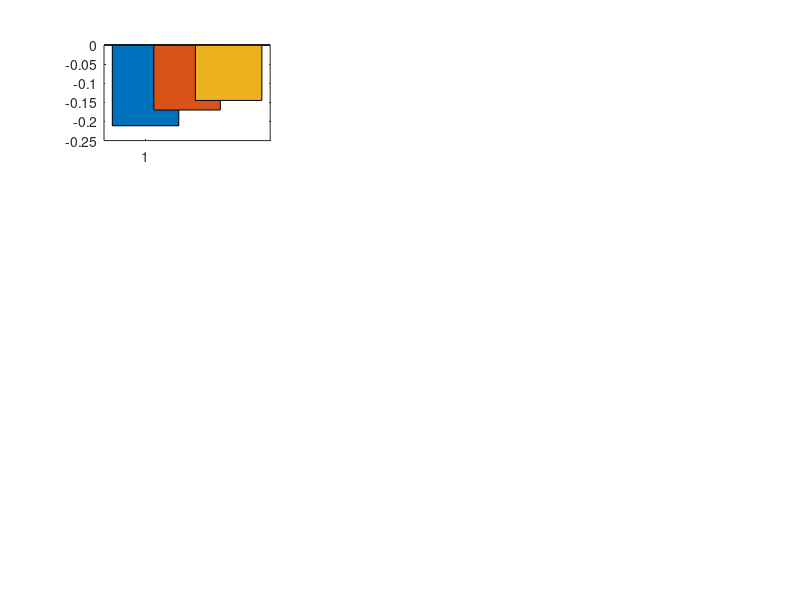

Source code (MATLAB): (Note: this script raises an error after producing the figure.)
clear

load('test_regr_motion_1.mat','cp_s*','csf_ptau_s2','csf_ttau_s2','csf_abeta_s2','suvr_s2','id_test*','cp_208_regr','idx_s*')

figure('color','w','Position', [100 100 1800 1800]),
ax=subplot(431),

 [~,p1,~,tstat1]=ttest2(cp_s2,cp_s1)
 [~,p2,~,tstat2]=ttest2(cp_s3,cp_s1)
 [~,p3,~,tstat3]=ttest2(cp_s3,cp_s2)


SEM_s1 = std(cp_s1)/sqrt(length(cp_s1));
SEM_s2 = std(cp_s2)/sqrt(length(cp_s2));
SEM_s3 = std(cp_s3)/sqrt(length(cp_s3));
 

b1=bar(1,mean(cp_s1));
hold on,
b2=bar(2,mean(cp_s2)),
b3=bar(3,mean(cp_s3)),

b1.FaceColor = [0.6350 0.6350 0.6350];
b2.FaceColor = [0.8500 0.3250 0.0980];
b3.FaceColor = [0 0.4470 0.7410];

b1.EdgeColor = [0 0 0];
b2.EdgeColor = [0 0 0];
b3.EdgeColor = [0 0 0];

b1.LineWidth=1.5;
b2.LineWidth=1.5;
b3.LineWidth=1.5;

e1=errorbar(1,mean(cp_s1),SEM_s1),
e2=errorbar(2,mean(cp_s2),SEM_s2),
e3=errorbar(3,mean(cp_s3),SEM_s3),

e1.Color=[0 0 0];
e2.Color=[0 0 0];
e3.Color=[0 0 0];

e1.LineWidth=2;
e2.LineWidth=2;
e3.LineWidth=2;

xticks([1 2 3]),xticklabels({'s1','s2','s3'}),
title(['p1=',num2str(p1),'p2=',num2str(p2),'p3=',num2str(p3)])
set(gca,'fontsize', 20),
set(gca,'linewidth',2),
%%
dc=zeros(length(cp_208_regr),1);
dc(idx_s1)=1;
dc(idx_s2)=2;
dc(idx_s3)=3;

[B,dev,stats] = mnrfit(cp_208_regr,dc,'model','ordinal')
stats.p(end)

%%
ax=subplot(432),
[r2,p2]=corr(cp_s2,suvr_s2,'rows','pairwise','type','spearman'),%,'type','spearman'
plot(cp_s2,suvr_s2,'.','MarkerSize',30,'MarkerEdgeColor',[0.8500 0.3250 0.0980]),
title(['r2=',num2str(r2),'  p2=',num2str(p2)]),
xlim([-.8 .4]),xticks([-0.8 -0.4 0 0.4])
h2 = lsline(ax);
h2.LineWidth = 3;
h2.Color = 'k';
set(gca,'fontsize', 20),
set(gca,'linewidth',3),
box off,

ax=subplot(434),
[r2,p2]=corr(cp_s2,csf_abeta_s2,'rows','pairwise','type','spearman'),%
plot(cp_s2,csf_abeta_s2,'.','MarkerSize',30,'Color',[0.8500 0.3250 0.0980]),
title(['r2=',num2str(r2),'  p2=',num2str(p2)]),
xlim([-.8 .4]),xticks([-0.8 -0.4 0 0.4])
h2 = lsline(ax);
h2.LineWidth = 3;
h2.Color = 'k';
set(gca,'fontsize', 20),
set(gca,'linewidth',3),
box off,

ax=subplot(435),
[r2,p2]=corr(cp_s2,csf_ttau_s2,'rows','pairwise','type','spearman'),%
plot(cp_s2,csf_ttau_s2,'.','MarkerSize',30,'Color',[0.8500 0.3250 0.0980]),
title(['r2=',num2str(r2),'  p2=',num2str(p2)]),
xlim([-.8 .4]),xticks([-0.8 -0.4 0 0.4])
h2 = lsline(ax);
h2.LineWidth = 3;
h2.Color = 'k';
set(gca,'fontsize', 20),
set(gca,'linewidth',3),
box off,


ax=subplot(436),
[r2,p2]=corr(cp_s2,csf_ptau_s2,'rows','pairwise','type','spearman'),
plot(cp_s2,csf_ptau_s2,'.','MarkerSize',30,'Color',[0.8500 0.3250 0.0980]),
title(['r2=',num2str(r2),'  p2=',num2str(p2)]),
xlim([-.8 .4]),xticks([-0.8 -0.4 0 0.4])
h2 = lsline(ax);
h2.LineWidth = 3;
h2.Color = 'k';
set(gca,'fontsize', 20),
set(gca,'linewidth',3),
box off,



%%
longi=load('test_regr_motion_2.mat','cp_s2','suvr_longi_s2','id_subj_early2','idx_s2')

ax=subplot(433),
[r2,p2]=corr(longi.cp_s2,longi.suvr_longi_s2,'rows','pairwise','type','spearman'),
plot(longi.cp_s2,longi.suvr_longi_s2,'.','MarkerSize',30,'Color',[0.8500 0.3250 0.0980]),
title(['r2=',num2str(r2),'  p2=',num2str(p2)]),
xlim([-.8 .4]),xticks([-0.8 -0.4 0 0.4]),%ylim([-0.02 0.08])
h2 = lsline(ax);
h2.LineWidth = 3;
h2.Color = 'k';
set(gca,'fontsize', 20),
set(gca,'linewidth',3),
box off,
%%
load('test_regr_motion_3.mat','id_subj_early2_s2','tmp*')

[r12_tmp,p12_tmp]=corr((tmp1),(tmp2),'rows','pairwise','type','spearman'),%palm_inormal%
[r12_tmp2,p12_tmp2]=corr((tmp3),(tmp4),'rows','pairwise','type','spearman'),%

ax=subplot(437),
plot(tmp1,tmp2,'.','MarkerSize',30,'MarkerEdgeColor',[1 0.0 0.0]), %
title(['r=',num2str(r12_tmp),'p=',num2str(p12_tmp)]),yticks([0 0.04 0.08]),xlim([-0.5 .2])
h2 = lsline(ax);
h2.LineWidth = 3;
h2.Color = 'k';
set(gca,'fontsize', 20),
set(gca,'linewidth',3),
box off,

ax=subplot(438),
plot(tmp3,tmp4,'.','MarkerSize',30,'MarkerEdgeColor',[0 0 1]), 
title(['r=',num2str(r12_tmp2),'p=',num2str(p12_tmp2)]),yticks([-0.03 0 0.03 0.06]),xlim([-0.5 .2])
h2 = lsline(ax);
h2.LineWidth = 3;
h2.Color = 'k';
set(gca,'fontsize', 20),
set(gca,'linewidth',3),
box off,ylim([-0.02 0.06])
%% fig3

load('test_regr_motion_4.mat','r_test2_s2_regr','longi_pet_diff_sj_E_s2','id_subj_s2_19')

ax=subplot(439),
[r2,p2]=corr(longi_pet_diff_sj_E_s2,(r_test2_s2_regr),'rows','pairwise','type','spearman')%
plot(longi_pet_diff_sj_E_s2,(r_test2_s2_regr'),'.','MarkerSize',30,'MarkerEdgeColor',[0.8500 0.3250 0.0980]), 
title(['r=',num2str(r2),'p=',num2str(p2)])
h2 = lsline(ax);
h2.LineWidth = 3;
h2.Color = 'k';
set(gca,'fontsize', 20),
set(gca,'linewidth',3),
box off,
%%
load('fig4_regr_motion.mat','id_tmp22','csf_abeta_s2','fc_dmn_gs_s2','fc_dmn_gsr_s2','fc_sm_gs_s2','fc_sm_gsr_s2','fc_sm_dmn_gs_s2','fc_sm_dmn_gsr_s2')

ax=subplot(4,3,10),
[r2,p2]=corr((csf_abeta_s2),(fc_dmn_gs_s2),'rows','pairwise','type','spearman'),%,'type','spearman'%%palm_inormal
plot(csf_abeta_s2,fc_dmn_gs_s2,'.','MarkerSize',30,'Color',[1 0 0]),

h2 = lsline(ax);
h2.LineWidth = 3;
h2.Color = 'k';

hold on,
[r2,p2]=corr((csf_abeta_s2),fc_dmn_gsr_s2,'rows','pairwise','type','spearman'),
plot(csf_abeta_s2,fc_dmn_gsr_s2,'o','MarkerSize',8,'Color',[1, 0, 0, 0.1]),
lsline,

set(gca,'fontsize', 20),
set(gca,'linewidth',3),
box off,



%% test 4


ax=subplot(4,3,11),
[r2,p2]=corr((csf_abeta_s2),(fc_sm_gs_s2),'rows','pairwise','type','spearman'),
plot(csf_abeta_s2,fc_sm_gs_s2,'.','MarkerSize',30,'Color',[0 0 .9]),

h2 = lsline(ax);
h2.LineWidth = 3;
h2.Color = 'k';

hold on,
[r2,p2]=corr((csf_abeta_s2),fc_sm_gsr_s2,'rows','pairwise','type','spearman'),
plot(csf_abeta_s2,fc_sm_gsr_s2,'o','MarkerSize',8,'Color',[0, 0, 0.9]),
lsline,

set(gca,'fontsize', 20),
set(gca,'linewidth',3),
box off,


%% test 5


ax=subplot(4,3,12),
[r2,p2]=corr((csf_abeta_s2),(fc_sm_dmn_gs_s2),'rows','pairwise','type','spearman'),%,'type','spearman'%%palm_inormal
plot(csf_abeta_s2,fc_sm_dmn_gs_s2,'.','MarkerSize',30,'Color',[0.8500 0.3250 0.0980]),

h2 = lsline(ax);
h2.LineWidth = 3;
h2.Color = 'k';

hold on,
[r2,p2]=corr((csf_abeta_s2),fc_sm_dmn_gsr_s2,'rows','pairwise','type','spearman'),
plot(csf_abeta_s2,fc_sm_dmn_gsr_s2,'o','MarkerSize',8,'Color',[0.8500 0.3250 0.0980]),
lsline,

set(gca,'fontsize', 20),
set(gca,'linewidth',3),
box off,
